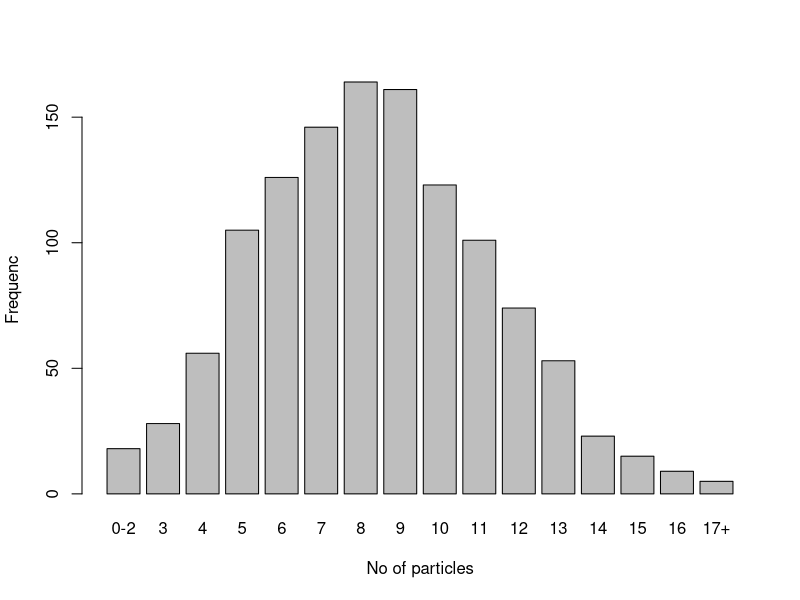

Reproduce this figure in R.

observed <- c(18, 28, 56, 105, 126, 146, 164, 161, 
		123, 101, 74, 53, 23, 15, 9, 5)

names <- c("0-2", paste(3:16), "17+")

bp <- barplot(observed, names=names, axes=TRUE, xlab="No of particles", ylab="Frequenc")

bp
